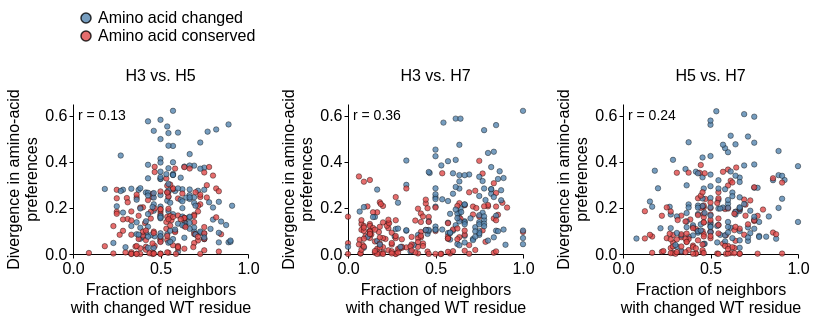

Notebook cell for this chart:
### Markdown cell above
### Divergence versus fraction of changed neighbors at buried sites

Among buried sites (RSA < 0.2), is divergence in amino-acid preferences associated with having more neighbors whose wildtype residue also changed?

### Code cell
def format_pvalue(p):
    superscripts = str.maketrans("0123456789-", "⁰¹²³⁴⁵⁶⁷⁸⁹⁻")
    if p < 1e-5:
        return "p < 1 × 10⁻⁵"
    elif p < 1e-3:
        base, exp = f"{p:.0e}".split("e")
        exp_str = str(int(exp)).translate(superscripts)
        return f"p = {base} × 10{exp_str}"
    else:
        return f"p = {p:.2g}"


def plot_jsd_vs_frac_changed(nbhd_df, ha_x, ha_y, colors, width=175, height=150):
    df = (
        nbhd_df
        .query('surface_exposed == "Buried"')
        .dropna(subset=['JSD', 'frac_changed_neighbors'])
        .reset_index(drop=True)
    )

    r = df['JSD'].corr(df['frac_changed_neighbors'], method='spearman')
    r_text = f"r = {r:.2f}"

    chart = alt.Chart(df).mark_circle(
        size=30, opacity=0.8, strokeWidth=0.5, stroke='black'
    ).encode(
        x=alt.X(
            'frac_changed_neighbors:Q',
            title=['Fraction of neighbors', 'with changed WT residue'],
            scale=alt.Scale(domain=[0, 1]),
        ),
        y=alt.Y('JSD:Q', title=['Divergence in amino-acid', 'preferences']),
        color=alt.Color(
            'same_wildtype:N',
            title=None,
            scale=alt.Scale(
                domain=list(colors.keys()),
                range=list(colors.values()),
            ),
            legend=alt.Legend(orient='top', columns=1),
        ),
        tooltip=[
            'struct_site',
            f'{ha_x}_wt_aa',
            f'{ha_y}_wt_aa',
            'JSD',
            'frac_changed_neighbors',
            'n_neighbors',
            'n_changed_neighbors',
        ],
    ).properties(
        width=width,
        height=height,
        title=alt.Title(
            f'{ha_x.upper()} vs. {ha_y.upper()}',
            fontSize=16,
            anchor='middle',
        ),
    )

    r_label = alt.Chart(pd.DataFrame({'text': [r_text]})).mark_text(
        align='left', baseline='top', fontSize=14, color='black'
    ).encode(
        text='text:N',
        x=alt.value(5),
        y=alt.value(5),
    )

    return chart + r_label


colors = {
    'Amino acid changed': '#5484AF',
    'Amino acid conserved': '#E04948',
}

(
    plot_jsd_vs_frac_changed(nbhd_h3_h5, 'h3', 'h5', colors)
    | plot_jsd_vs_frac_changed(nbhd_h3_h7, 'h3', 'h7', colors)
    | plot_jsd_vs_frac_changed(nbhd_h5_h7, 'h5', 'h7', colors)
).resolve_scale(color='shared')

### Figure 1 — Vega-Lite specification as saved in the notebook (floating-point values rounded to 4 significant figures; data arrays with more than 128 entries replaced by an {"elided": "..."} marker saying what was removed)
{"config": {"background": "white", "title": {"fontSize": 20, "fontWeight": "normal", "font": "Helvetica", "anchor": "start", "color": "#000000", "orient": "top", "offset": 5, "subtitleColor": "gray", "subtitleFont": "Helvetica", "subtitleFontWeight": "normal", "subtitleFontSize": 18, "subtitlePadding": 2}, "axis": {"domain": true, "domainColor": "black", "domainWidth": 1, "grid": false, "gridColor": "#DEDDDD", "gridWidth": 0.5, "labelFont": "Helvetica", "labelFontSize": 16, "labelFlush": false, "labelFontWeight": "normal", "labelPadding": 2, "tickColor": "black", "tickSize": 4, "tickCount": 3, "tickWidth": 1, "titleFont": "Helvetica", "titleAlign": "center", "titleFontWeight": "normal", "titleFontSize": 16, "titlePadding": 5}, "legend": {"labelFont": "Helvetica", "labelFontSize": 16, "symbolSize": 100, "titleFont": "Helvetica", "titleFontSize": 16, "titleFontWeight": "normal", "padding": 5, "titleLimit": 200, "gradientLength": 100}, "range": {"category": ["#4e79a7", "#f28e2c", "#e15759", "#76b7b2", "#59a14f", "#edc949", "#af7aa1", "#ff9da7", "#9c755f", "#bab0ab"], "diverging": ["#c7e9b4", "#7fcdbb", "#41b6c4", "#1d91c0", "#225ea8", "#253494"]}, "view": {"stroke": "white", "strokeWidth": 0}, "text": {"font": "Helvetica", "fontSize": 16}}, "hconcat": [{"layer": [{"data": {"name": "data-e388af25934f6076710a2b5567cfba50"}, "mark": {"type": "circle", "opacity": 0.8, "size": 30, "stroke": "black", "strokeWidth": 0.5}, "encoding": {"color": {"field": "same_wildtype", "legend": {"columns": 1, "orient": "top"}, "scale": {"domain": ["Amino acid changed", "Amino acid conserved"], "range": ["#5484AF", "#E04948"]}, "title": null, "type": "nominal"}, "tooltip": [{"field": "struct_site", "type": "nominal"}, {"field": "h3_wt_aa", "type": "nominal"}, {"field": "h5_wt_aa", "type": "nominal"}, {"field": "JSD", "type": "quantitative"}, {"field": "frac_changed_neighbors", "type": "quantitative"}, {"field": "n_neighbors", "type": "quantitative"}, {"field": "n_changed_neighbors", "type": "quantitative"}], "x": {"field": "frac_changed_neighbors", "scale": {"domain": [0, 1]}, "title": ["Fraction of neighbors", "with changed WT residue"], "type": "quantitative"}, "y": {"field": "JSD", "title": ["Divergence in amino-acid", "preferences"], "type": "quantitative"}}, "title": {"text": "H3 vs. H5", "anchor": "middle", "fontSize": 16}}, {"data": {"name": "data-b1a22e7bc99361fc7fc06815803f782e"}, "mark": {"type": "text", "align": "left", "baseline": "top", "color": "black", "fontSize": 14}, "encoding": {"text": {"field": "text", "type": "nominal"}, "x": {"value": 5}, "y": {"value": 5}}}], "height": 150, "width": 175}, {"layer": [{"data": {"name": "data-c0c1ccf15d96c7bfab13a437f577d36b"}, "mark": {"type": "circle", "opacity": 0.8, "size": 30, "stroke": "black", "strokeWidth": 0.5}, "encoding": {"color": {"field": "same_wildtype", "legend": {"columns": 1, "orient": "top"}, "scale": {"domain": ["Amino acid changed", "Amino acid conserved"], "range": ["#5484AF", "#E04948"]}, "title": null, "type": "nominal"}, "tooltip": [{"field": "struct_site", "type": "nominal"}, {"field": "h3_wt_aa", "type": "nominal"}, {"field": "h7_wt_aa", "type": "nominal"}, {"field": "JSD", "type": "quantitative"}, {"field": "frac_changed_neighbors", "type": "quantitative"}, {"field": "n_neighbors", "type": "quantitative"}, {"field": "n_changed_neighbors", "type": "quantitative"}], "x": {"field": "frac_changed_neighbors", "scale": {"domain": [0, 1]}, "title": ["Fraction of neighbors", "with changed WT residue"], "type": "quantitative"}, "y": {"field": "JSD", "title": ["Divergence in amino-acid", "preferences"], "type": "quantitative"}}, "title": {"text": "H3 vs. H7", "anchor": "middle", "fontSize": 16}}, {"data": {"name": "data-ea14624d86407a51774a3424f9b3a83c"}, "mark": {"type": "text", "align": "left", "baseline": "top", "color": "black", "fontSize": 14}, "encoding": {"text": {"field": "text", "type": "nominal"}, "x": {"value": 5}, "y": {"value": 5}}}], "height": 150, "width": 175}, {"layer": [{"data": {"name": "data-ae0738128a76f601834c1364f2c026dc"}, "mark": {"type": "circle", "opacity": 0.8, "size": 30, "stroke": "black", "strokeWidth": 0.5}, "encoding": {"color": {"field": "same_wildtype", "legend": {"columns": 1, "orient": "top"}, "scale": {"domain": ["Amino acid changed", "Amino acid conserved"], "range": ["#5484AF", "#E04948"]}, "title": null, "type": "nominal"}, "tooltip": [{"field": "struct_site", "type": "nominal"}, {"field": "h5_wt_aa", "type": "nominal"}, {"field": "h7_wt_aa", "type": "nominal"}, {"field": "JSD", "type": "quantitative"}, {"field": "frac_changed_neighbors", "type": "quantitative"}, {"field": "n_neighbors", "type": "quantitative"}, {"field": "n_changed_neighbors", "type": "quantitative"}], "x": {"field": "frac_changed_neighbors", "scale": {"domain": [0, 1]}, "title": ["Fraction of neighbors", "with changed WT residue"], "type": "quantitative"}, "y": {"field": "JSD", "title": ["Divergence in amino-acid", "preferences"], "type": "quantitative"}}, "title": {"text": "H5 vs. H7", "anchor": "middle", "fontSize": 16}}, {"data": {"name": "data-fb130fcc4e4108452052f43eba549282"}, "mark": {"type": "text", "align": "left", "baseline": "top", "color": "black", "fontSize": 14}, "encoding": {"text": {"field": "text", "type": "nominal"}, "x": {"value": 5}, "y": {"value": 5}}}], "height": 150, "width": 175}], "resolve": {"scale": {"color": "shared"}}, "$schema": "https://vega.github.io/schema/vega-lite/v5.20.1.json", "datasets": {"data-e388af25934f6076710a2b5567cfba50": {"elided": "284 records"}, "data-b1a22e7bc99361fc7fc06815803f782e": [{"text": "r = 0.13"}], "data-c0c1ccf15d96c7bfab13a437f577d36b": {"elided": "289 records"}, "data-ea14624d86407a51774a3424f9b3a83c": [{"text": "r = 0.36"}], "data-ae0738128a76f601834c1364f2c026dc": {"elided": "266 records"}, "data-fb130fcc4e4108452052f43eba549282": [{"text": "r = 0.24"}]}}
